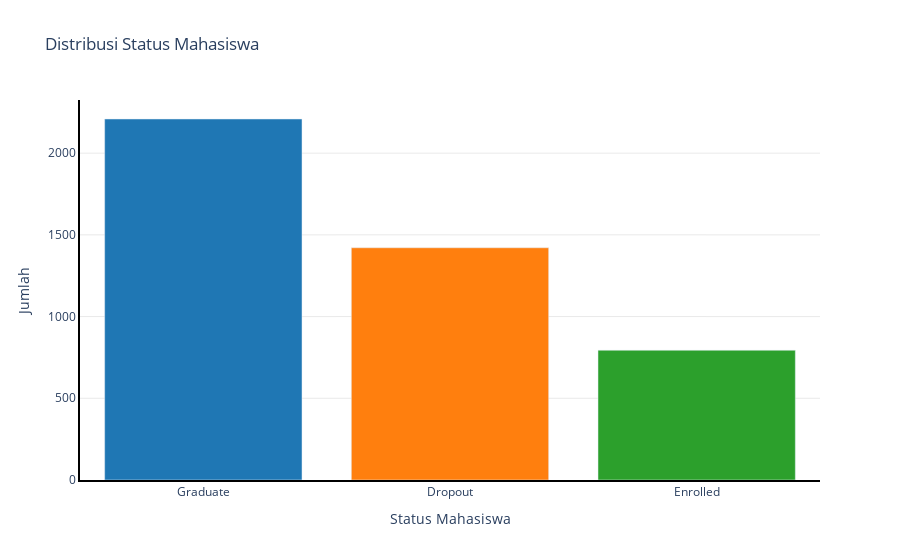

The cell this chart's notebook holds for it:
### Markdown cell above
### Melihat distribusi target (status mahasiswa)

### Code cell
status_counts = df['Status'].value_counts()

fig = px.bar(status_counts,
             title='Distribusi Status Mahasiswa',
             labels={'Status': 'Status Mahasiswa', 'value': 'Jumlah'},
             color=status_counts.index,
             color_discrete_sequence=['#1f77b4', '#ff7f0e', '#2ca02c']
            )

fig.update_layout(
    bargap=0.2,
    plot_bgcolor='white',
    showlegend=False,
    xaxis=dict(showline=True, linewidth=2, linecolor='black'),
    yaxis=dict(showline=True, linewidth=2, linecolor='black', showgrid=True, gridcolor='lightgrey', gridwidth=0.5),
)
fig.show()

### Figure 1 — Plotly figure (JSON) as saved in the notebook; plotly's stock layout.template omitted (floating-point values rounded to 4 significant figures)
{"data": [{"hovertemplate": "Status Mahasiswa=%{x}<br>Jumlah=%{y}<extra></extra>", "legendgroup": "Graduate", "marker": {"color": "#1f77b4", "pattern": {"shape": ""}}, "name": "Graduate", "orientation": "v", "showlegend": true, "textposition": "auto", "type": "bar", "x": ["Graduate"], "xaxis": "x", "y": [2209], "yaxis": "y"}, {"hovertemplate": "Status Mahasiswa=%{x}<br>Jumlah=%{y}<extra></extra>", "legendgroup": "Dropout", "marker": {"color": "#ff7f0e", "pattern": {"shape": ""}}, "name": "Dropout", "orientation": "v", "showlegend": true, "textposition": "auto", "type": "bar", "x": ["Dropout"], "xaxis": "x", "y": [1421], "yaxis": "y"}, {"hovertemplate": "Status Mahasiswa=%{x}<br>Jumlah=%{y}<extra></extra>", "legendgroup": "Enrolled", "marker": {"color": "#2ca02c", "pattern": {"shape": ""}}, "name": "Enrolled", "orientation": "v", "showlegend": true, "textposition": "auto", "type": "bar", "x": ["Enrolled"], "xaxis": "x", "y": [794], "yaxis": "y"}], "layout": {"bargap": 0.2, "barmode": "relative", "legend": {"title": {"text": "Status Mahasiswa"}, "tracegroupgap": 0}, "plot_bgcolor": "white", "showlegend": false, "title": {"text": "Distribusi Status Mahasiswa"}, "xaxis": {"anchor": "y", "categoryarray": ["Graduate", "Dropout", "Enrolled"], "categoryorder": "array", "domain": [0, 1], "linecolor": "black", "linewidth": 2, "showline": true, "title": {"text": "Status Mahasiswa"}}, "yaxis": {"anchor": "x", "domain": [0, 1], "gridcolor": "lightgrey", "gridwidth": 0.5, "linecolor": "black", "linewidth": 2, "showgrid": true, "showline": true, "title": {"text": "Jumlah"}}}}
